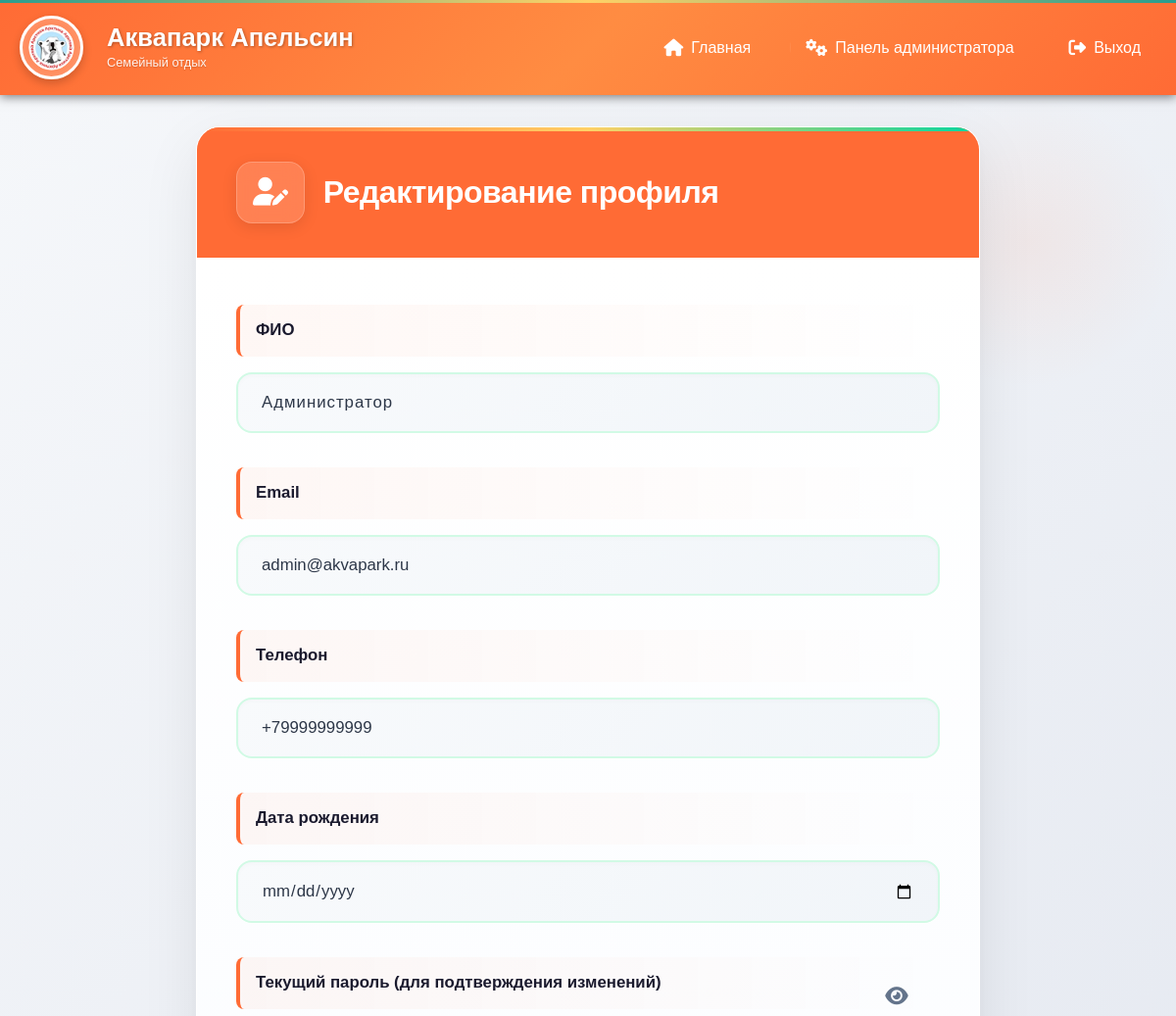
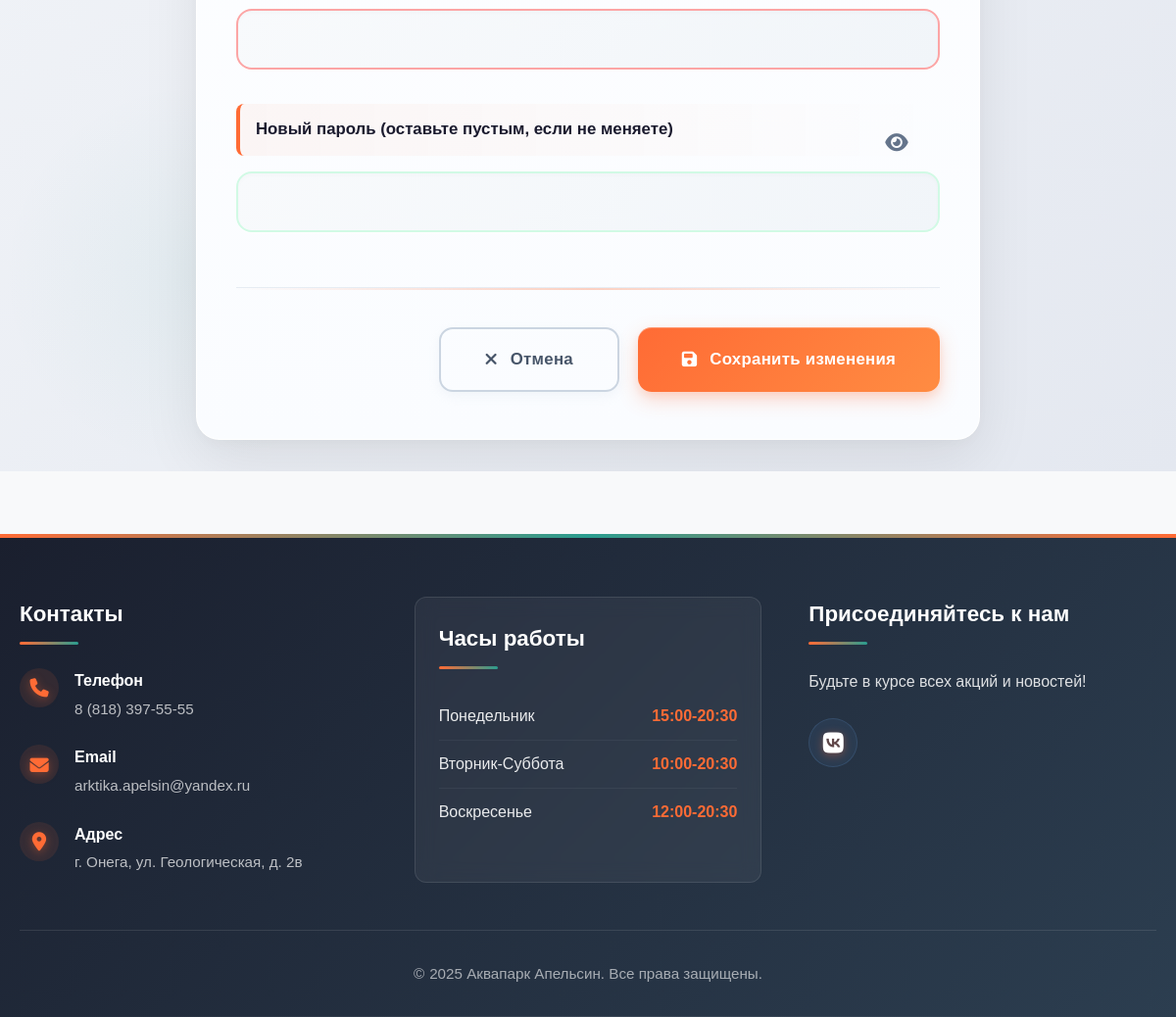
The page /edit_profile.php (signed in) on the database its author committed (2 pictures, top to bottom).
### tables this page shows
CREATE TABLE `users` (
  `id` int NOT NULL,
  `email` varchar(100) NOT NULL,
  `password_hash` varchar(255) NOT NULL,
  `full_name` varchar(200) NOT NULL,
  `phone` varchar(20) NOT NULL,
  `is_admin` tinyint(1) DEFAULT '0',
  `birth_date` date DEFAULT NULL,
  `created_at` timestamp NULL DEFAULT CURRENT_TIMESTAMP
);

### public/edit_profile.php (the view, shortened to what this page needs)
<?php
require_once 'config/database.php';
require_once 'includes/header.php';
$stmt = $pdo->prepare("SELECT * FROM users WHERE id = ?");
$stmt->execute([$_SESSION['user_id']]);
$user = $stmt->fetch(PDO::FETCH_ASSOC);
?>
<div class="edit-profile-page">
    <div class="container">
        <div class="profile-edit">
            <h1><i class="fas fa-user-edit"></i> Редактирование профиля</h1>
            <div class="edit-form">
                <form id="editProfileForm">
                    <div class="form-group">
                        <label for="full_name">ФИО</label>
                        <input type="text" id="full_name" name="full_name"
                               value="<?php echo htmlspecialchars($user['full_name']); ?>"
                               required>
                    </div>
                    <div class="form-group">
                        <label for="email">Email</label>
                        <input type="email" id="email" name="email"
                               value="<?php echo htmlspecialchars($user['email']); ?>"
                               required>
                    </div>
                    <div class="form-group">
                        <label for="phone">Телефон</label>
                        <input type="tel" id="phone" name="phone"
                               value="<?php echo htmlspecialchars($user['phone']); ?>"
                               required>
                    </div>
                    <div class="form-group">
                        <label for="birth_date">Дата рождения</label>
                        <input type="date" id="birth_date" name="birth_date"
                               value="<?php echo $user['birth_date']; ?>">
                    </div>
                    <div class="form-group password-field">
                        <label for="current_password">Текущий пароль (для подтверждения изменений)</label>
                        <input type="password" id="current_password" name="current_password" required>
                        <button type="button" class="password-toggle" data-target="current_password">
                            <i class="fas fa-eye"></i>
                        </button>
                    </div>
                    <div class="form-group password-field">
                        <label for="new_password">Новый пароль (оставьте пустым, если не меняете)</label>
                        <input type="password" id="new_password" name="new_password">
                        <button type="button" class="password-toggle" data-target="new_password">
                            <i class="fas fa-eye"></i>
                        </button>
                    </div>
                    <div class="form-actions">
                        <a href="/user_cabinet.php" class="btn btn-outline">Отмена</a>
                        <button type="submit" class="btn btn-primary">Сохранить изменения</button>
                    </div>
                </form>
            </div>
        </div>
    </div>
</div>
<?php require_once 'includes/footer.php'; ?>

### public/styles/main.css (style rules this page uses)
:root { --primary-color: #FF6B35; --secondary-color: #2A9D8F; --text-color: #333; --light-bg: #f8f9fa; --border-color: #ddd; --success-color: #28a745; --warning-color: #ffc107; --danger-color: #dc3545; --shadow: 0 2px 10px rgba(0,0,0,0.5); }
* { margin: 0; padding: 0; box-sizing: border-box; }
body { font-family: 'Geologica', sans-serif; color: var(--text-color); line-height: 1.6; background-color: var(--light-bg); }
h1, h2, h3, h4, h5, h6 { font-family: 'Manrope', sans-serif; font-weight: 600; }
.container { max-width: 1200px; margin: 0 auto; padding: 0 20px; }
.btn { display: inline-block; background-color: var(--primary-color); color: white; padding: 0.8rem 2rem; border: none; border-radius: 5px; text-decoration: none; font-weight: 600; cursor: pointer; transition: all 0.3s; font-family: 'Manrope', sans-serif; }
.form-group { margin-bottom: 1.5rem; }
.form-group label { display: block; margin-bottom: 0.5rem; font-weight: 500; color: var(--text-color); }
.form-group input, .form-group select, .form-group textarea { width: 100%; padding: 0.8rem; border: 1px solid var(--border-color); border-radius: 5px; font-family: 'Geologica', sans-serif; font-size: 1rem; transition: border-color 0.3s; }
.container { position: relative; z-index: 2; }
.btn-primary { background-color: var(--primary-color); }

### rows shown on the page
users: full_name "Администратор", email "admin@akvapark.ru", phone "+79999999999"
